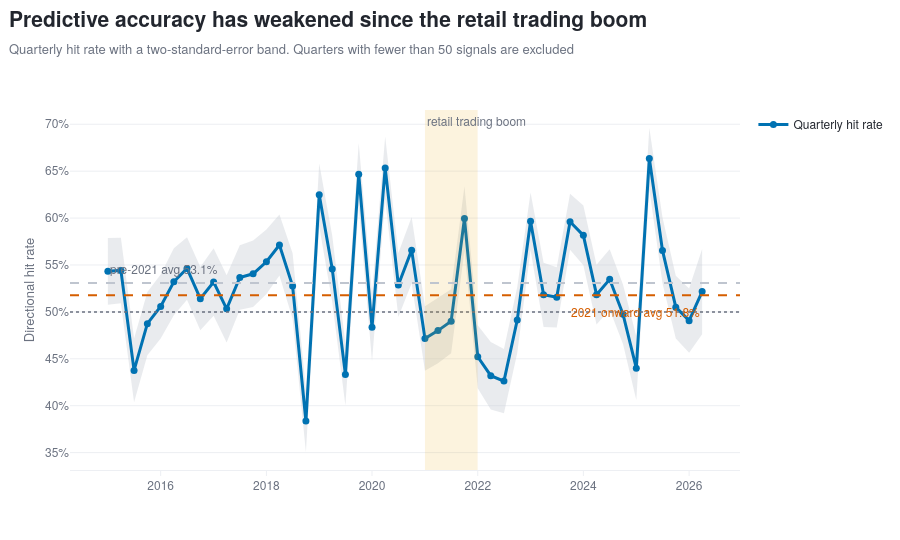

Notebook code cell kept with this figure:
### Code cell
fig = go.Figure()

fig.add_trace(go.Scatter(
    x=list(qt.quarter)+list(qt.quarter[::-1]),
    y=list(qt.hit_rate+2*qt.se)+list((qt.hit_rate-2*qt.se)[::-1]),
    fill='toself', fillcolor='rgba(191,197,207,0.35)',
    line=dict(color='rgba(0,0,0,0)'), hoverinfo='skip', showlegend=False))

fig.add_trace(go.Scatter(
    x=qt.quarter, y=qt.hit_rate, mode='lines+markers',
    line=dict(color=POS, width=3), marker=dict(size=7, color=POS),
    name='Quarterly hit rate',
    customdata=qt.n,
    hovertemplate='%{x|%Y Q%q}<br>hit rate %{y:.1%}<br>%{customdata:,} signals<extra></extra>'))

fig.add_hline(y=0.5, line_color=MUTED, line_width=1.5, line_dash='dot')

fig.add_vrect(x0='2021-01-01', x1='2021-12-31',
              fillcolor=GOLD, opacity=0.13, line_width=0,
              annotation_text='retail trading boom',
              annotation_position='top left',
              annotation_font=dict(size=12, color=MUTED))

fig.add_hline(y=early, line_color=CONTEXT, line_width=2, line_dash='dash')
fig.add_hline(y=late,  line_color=NEG,     line_width=2, line_dash='dash')
fig.add_annotation(x=qt.quarter.max(), y=late, xanchor='right', yshift=-16,
                   text=f'2021 onward avg {late:.1%}', showarrow=False,
                   font=dict(color=NEG, size=12))
fig.add_annotation(x=qt.quarter.min(), y=early, xanchor='left', yshift=14,
                   text=f'pre-2021 avg {early:.1%}', showarrow=False,
                   font=dict(color=MUTED, size=12))

fig.update_xaxes(title='')
fig.update_yaxes(title='Directional hit rate', tickformat='.0%')

verb = 'has weakened' if late < early else 'has held up'
titled(fig,
       f'Predictive accuracy {verb} since the retail trading boom',
       'Quarterly hit rate with a two-standard-error band. Quarters with fewer than 50 '
       'signals are excluded',
       height=540)
fig.show()
